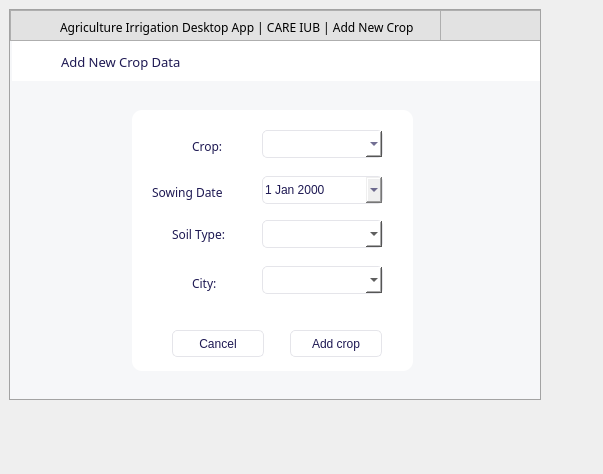
<?xml version="1.0" encoding="UTF-8"?>
<ui version="4.0">
 <class>Dialog</class>
 <widget class="QDialog" name="Dialog">
  <property name="geometry">
   <rect>
    <x>0</x>
    <y>0</y>
    <width>603</width>
    <height>474</height>
   </rect>
  </property>
  <property name="windowTitle">
   <string>Dialog</string>
  </property>
  <widget class="QFrame" name="frame">
   <property name="geometry">
    <rect>
     <x>9</x>
     <y>9</y>
     <width>532</width>
     <height>391</height>
    </rect>
   </property>
   <property name="styleSheet">
    <string notr="true">QFrame{
background-color: rgb(246, 247, 249);
color:rgb(30, 25, 83);
border: 1px solid rgb(163, 163, 163);
}

</string>
   </property>
   <property name="frameShape">
    <enum>QFrame::StyledPanel</enum>
   </property>
   <property name="frameShadow">
    <enum>QFrame::Raised</enum>
   </property>
   <widget class="QFrame" name="frame_3">
    <property name="geometry">
     <rect>
      <x>3</x>
      <y>31</y>
      <width>528</width>
      <height>359</height>
     </rect>
    </property>
    <property name="styleSheet">
     <string notr="true">QFrame{
border:none;
}

QPushButton {
	border: 1px solid rgb(229, 229, 234);
	border-radius: 5px;	
	background-color:rgb(255, 255, 255);
color:rgb(30, 25, 83);
}
QPushButton:hover {
	
	border: 2px solid rgb(229, 229, 234);
}
QPushButton:pressed {	
	background-color:rgb(234, 234, 229);
border: 2px solid  rgb(234, 234, 229);
}



QComboBox{
	background-color: rgb(255, 255, 255);
	border-radius: 5px;
	border: 1px solid rgb(229, 229, 234);
	padding: 5px;
	padding-left: 10px;

}
QComboBox:hover{
	border: 2px solid  rgb(229, 229, 234);
}
QComboBox::drop-down {
image : url(F:/books/gui - Copy/Youtube Downloader/asd.png);
	subcontrol-origin: padding;
	subcontrol-position: top right;
	width: 25px; 
	
	border-left-width: 1px;
	border-left-color: rgb(229, 229, 234);
	border-left-style: solid;
	border-top-right-radius: 3px;
	border-bottom-right-radius: 3px;	
	
	background-position: center;
	background-repeat: no-reperat;
 }
</string>
    </property>
    <property name="frameShape">
     <enum>QFrame::StyledPanel</enum>
    </property>
    <property name="frameShadow">
     <enum>QFrame::Raised</enum>
    </property>
    <widget class="QFrame" name="frame_32">
     <property name="geometry">
      <rect>
       <x>0</x>
       <y>0</y>
       <width>529</width>
       <height>41</height>
      </rect>
     </property>
     <property name="styleSheet">
      <string notr="true">QFrame{
background-color:rgb(255, 255, 255);

}</string>
     </property>
     <property name="frameShape">
      <enum>QFrame::StyledPanel</enum>
     </property>
     <property name="frameShadow">
      <enum>QFrame::Raised</enum>
     </property>
     <widget class="QLabel" name="label_48">
      <property name="geometry">
       <rect>
        <x>49</x>
        <y>14</y>
        <width>141</width>
        <height>16</height>
       </rect>
      </property>
      <property name="font">
       <font>
        <family>Poppins SemiBold</family>
        <pointsize>10</pointsize>
       </font>
      </property>
      <property name="text">
       <string>Add New Crop Data</string>
      </property>
     </widget>
    </widget>
    <widget class="QFrame" name="frame_4">
     <property name="geometry">
      <rect>
       <x>120</x>
       <y>70</y>
       <width>281</width>
       <height>261</height>
      </rect>
     </property>
     <property name="styleSheet">
      <string notr="true">QFrame{
background-color: rgb(255, 255, 255);
border-radius:10px;


}</string>
     </property>
     <property name="frameShape">
      <enum>QFrame::StyledPanel</enum>
     </property>
     <property name="frameShadow">
      <enum>QFrame::Raised</enum>
     </property>
     <widget class="QComboBox" name="city_comboBox">
      <property name="geometry">
       <rect>
        <x>130</x>
        <y>156</y>
        <width>121</width>
        <height>28</height>
       </rect>
      </property>
     </widget>
     <widget class="QDateEdit" name="dateEdit">
      <property name="geometry">
       <rect>
        <x>130</x>
        <y>66</y>
        <width>121</width>
        <height>28</height>
       </rect>
      </property>
      <property name="accessibleDescription">
       <string>sadf</string>
      </property>
      <property name="styleSheet">
       <string notr="true">QDateEdit{
border: 1px solid rgb(229, 229, 234);
border-radius: 5px;
color: rgb(30, 25, 83)
}

QDateEdit::drop-down {
image : url(F:/books/gui - Copy/Youtube Downloader/asd.png);
	subcontrol-origin: padding;
	subcontrol-position: top right;
	width: 25px; 
	
	border-left-width: 1px;
	border-left-color: rgb(229, 229, 234);
	border-left-style: solid;
	border-top-right-radius: 3px;
	border-bottom-right-radius: 3px;	
	
	background-position: center;
	background-repeat: no-reperat;
 }</string>
      </property>
      <property name="calendarPopup">
       <bool>true</bool>
      </property>
     </widget>
     <widget class="QLabel" name="label_22">
      <property name="geometry">
       <rect>
        <x>60</x>
        <y>165</y>
        <width>31</width>
        <height>16</height>
       </rect>
      </property>
      <property name="font">
       <font>
        <family>Poppins</family>
       </font>
      </property>
      <property name="text">
       <string>City:</string>
      </property>
     </widget>
     <widget class="QLabel" name="label_21">
      <property name="geometry">
       <rect>
        <x>40</x>
        <y>116</y>
        <width>61</width>
        <height>16</height>
       </rect>
      </property>
      <property name="font">
       <font>
        <family>Poppins</family>
       </font>
      </property>
      <property name="text">
       <string>Soil Type:</string>
      </property>
     </widget>
     <widget class="QLabel" name="label_13">
      <property name="geometry">
       <rect>
        <x>60</x>
        <y>26</y>
        <width>31</width>
        <height>20</height>
       </rect>
      </property>
      <property name="font">
       <font>
        <family>Poppins</family>
       </font>
      </property>
      <property name="text">
       <string>Crop:</string>
      </property>
     </widget>
     <widget class="QLabel" name="label_17">
      <property name="geometry">
       <rect>
        <x>20</x>
        <y>74</y>
        <width>71</width>
        <height>16</height>
       </rect>
      </property>
      <property name="font">
       <font>
        <family>Poppins</family>
       </font>
      </property>
      <property name="text">
       <string>Sowing Date:</string>
      </property>
     </widget>
     <widget class="QComboBox" name="crop_comboBox">
      <property name="geometry">
       <rect>
        <x>130</x>
        <y>20</y>
        <width>121</width>
        <height>28</height>
       </rect>
      </property>
      <property name="styleSheet">
       <string notr="true">color:rgb(30, 25, 83)</string>
      </property>
     </widget>
     <widget class="QComboBox" name="soil_comboBox">
      <property name="geometry">
       <rect>
        <x>130</x>
        <y>110</y>
        <width>121</width>
        <height>28</height>
       </rect>
      </property>
     </widget>
     <widget class="QPushButton" name="add_crop_cnfrm">
      <property name="geometry">
       <rect>
        <x>158</x>
        <y>220</y>
        <width>92</width>
        <height>27</height>
       </rect>
      </property>
      <property name="styleSheet">
       <string notr="true"/>
      </property>
      <property name="text">
       <string>Add crop</string>
      </property>
      <property name="iconSize">
       <size>
        <width>16</width>
        <height>16</height>
       </size>
      </property>
     </widget>
     <widget class="QPushButton" name="cancel_btn">
      <property name="geometry">
       <rect>
        <x>40</x>
        <y>220</y>
        <width>92</width>
        <height>27</height>
       </rect>
      </property>
      <property name="styleSheet">
       <string notr="true"/>
      </property>
      <property name="text">
       <string>Cancel</string>
      </property>
      <property name="iconSize">
       <size>
        <width>16</width>
        <height>16</height>
       </size>
      </property>
     </widget>
    </widget>
    <zorder>frame_4</zorder>
    <zorder>frame_32</zorder>
   </widget>
  </widget>
  <widget class="QFrame" name="frame_2">
   <property name="geometry">
    <rect>
     <x>10</x>
     <y>10</y>
     <width>530</width>
     <height>31</height>
    </rect>
   </property>
   <property name="styleSheet">
    <string notr="true">QFrame{
background-color:rgb(226, 226, 226);

}</string>
   </property>
   <property name="frameShape">
    <enum>QFrame::StyledPanel</enum>
   </property>
   <property name="frameShadow">
    <enum>QFrame::Raised</enum>
   </property>
   <widget class="QFrame" name="frame_icon_top_bar">
    <property name="geometry">
     <rect>
      <x>16</x>
      <y>2</y>
      <width>30</width>
      <height>30</height>
     </rect>
    </property>
    <property name="maximumSize">
     <size>
      <width>30</width>
      <height>30</height>
     </size>
    </property>
    <property name="styleSheet">
     <string notr="true">background: transparent;
background-image:  url(F:/books/agriculture project/desktop app/agri/watering-can.png);
background-position: center;
background-repeat: no-repeat;
</string>
    </property>
    <property name="frameShape">
     <enum>QFrame::StyledPanel</enum>
    </property>
    <property name="frameShadow">
     <enum>QFrame::Raised</enum>
    </property>
   </widget>
   <widget class="QLabel" name="title_label">
    <property name="geometry">
     <rect>
      <x>50</x>
      <y>7</y>
      <width>381</width>
      <height>21</height>
     </rect>
    </property>
    <property name="font">
     <font>
      <family>Poppins</family>
     </font>
    </property>
    <property name="text">
     <string>Agriculture Irrigation Desktop App | CARE IUB | Add New Crop</string>
    </property>
   </widget>
   <widget class="QFrame" name="frame_16">
    <property name="geometry">
     <rect>
      <x>430</x>
      <y>0</y>
      <width>101</width>
      <height>31</height>
     </rect>
    </property>
    <property name="styleSheet">
     <string notr="true">QFrame{
background-color:rgb(226, 226, 226);

}</string>
    </property>
    <property name="frameShape">
     <enum>QFrame::StyledPanel</enum>
    </property>
    <property name="frameShadow">
     <enum>QFrame::Raised</enum>
    </property>
    <widget class="QPushButton" name="closeButton_2">
     <property name="geometry">
      <rect>
       <x>1304</x>
       <y>0</y>
       <width>37</width>
       <height>31</height>
      </rect>
     </property>
     <property name="styleSheet">
      <string notr="true">
QPushButton {	
	border: none;
	background-color: transparent;

background-image: url(F:/books/agriculture project/desktop app/agri/icons8-close-window-20.png);

background-repeat: no-repeat;
background-position: center;
border-radius: 0px;

}
QPushButton:hover {
	background-color: rgb(255, 82, 76);
border-radius: 0px;
}
QPushButton:pressed {	
	background-color:rgb(255, 82, 76);
border-radius: 0px;
}</string>
     </property>
     <property name="text">
      <string/>
     </property>
    </widget>
    <widget class="QPushButton" name="minimize_btn_2">
     <property name="geometry">
      <rect>
       <x>1267</x>
       <y>0</y>
       <width>37</width>
       <height>31</height>
      </rect>
     </property>
     <property name="styleSheet">
      <string notr="true">
QPushButton {	
	border: none;
	background-color: transparent;

background-image: url(F:/books/agriculture project/desktop app/agri/icons8-minimize-window-20.png);

background-repeat: no-repeat;
background-position: center;
border-radius: 0px;

}
QPushButton:hover {
	background-color:rgb(191, 191, 191);
border-radius: 0px;
}
QPushButton:pressed {	
	background-color:rgb(162, 162, 162);
border-radius: 0px;
}</string>
     </property>
     <property name="text">
      <string/>
     </property>
    </widget>
    <widget class="QPushButton" name="minimize_btn">
     <property name="geometry">
      <rect>
       <x>30</x>
       <y>0</y>
       <width>37</width>
       <height>31</height>
      </rect>
     </property>
     <property name="styleSheet">
      <string notr="true">
QPushButton {	
	border: none;
	background-color: transparent;

background-image: url(F:/books/agriculture project/desktop app/agri/icons8-minimize-window-20.png);

background-repeat: no-repeat;
background-position: center;
border-radius: 0px;

}
QPushButton:hover {
	background-color:rgb(191, 191, 191);
border-radius: 0px;
}
QPushButton:pressed {	
	background-color:rgb(162, 162, 162);
border-radius: 0px;
}</string>
     </property>
     <property name="text">
      <string/>
     </property>
    </widget>
    <widget class="QPushButton" name="closeButton">
     <property name="geometry">
      <rect>
       <x>67</x>
       <y>0</y>
       <width>37</width>
       <height>31</height>
      </rect>
     </property>
     <property name="styleSheet">
      <string notr="true">
QPushButton {	
	border: none;
	background-color: transparent;

background-image: url(F:/books/agriculture project/desktop app/agri/icons8-close-window-20.png);

background-repeat: no-repeat;
background-position: center;
border-radius: 0px;

}
QPushButton:hover {
	background-color: rgb(255, 82, 76);
border-radius: 0px;
}
QPushButton:pressed {	
	background-color:rgb(255, 82, 76);
border-radius: 0px;
}</string>
     </property>
     <property name="text">
      <string/>
     </property>
    </widget>
   </widget>
  </widget>
 </widget>
 <resources/>
 <connections/>
</ui>
